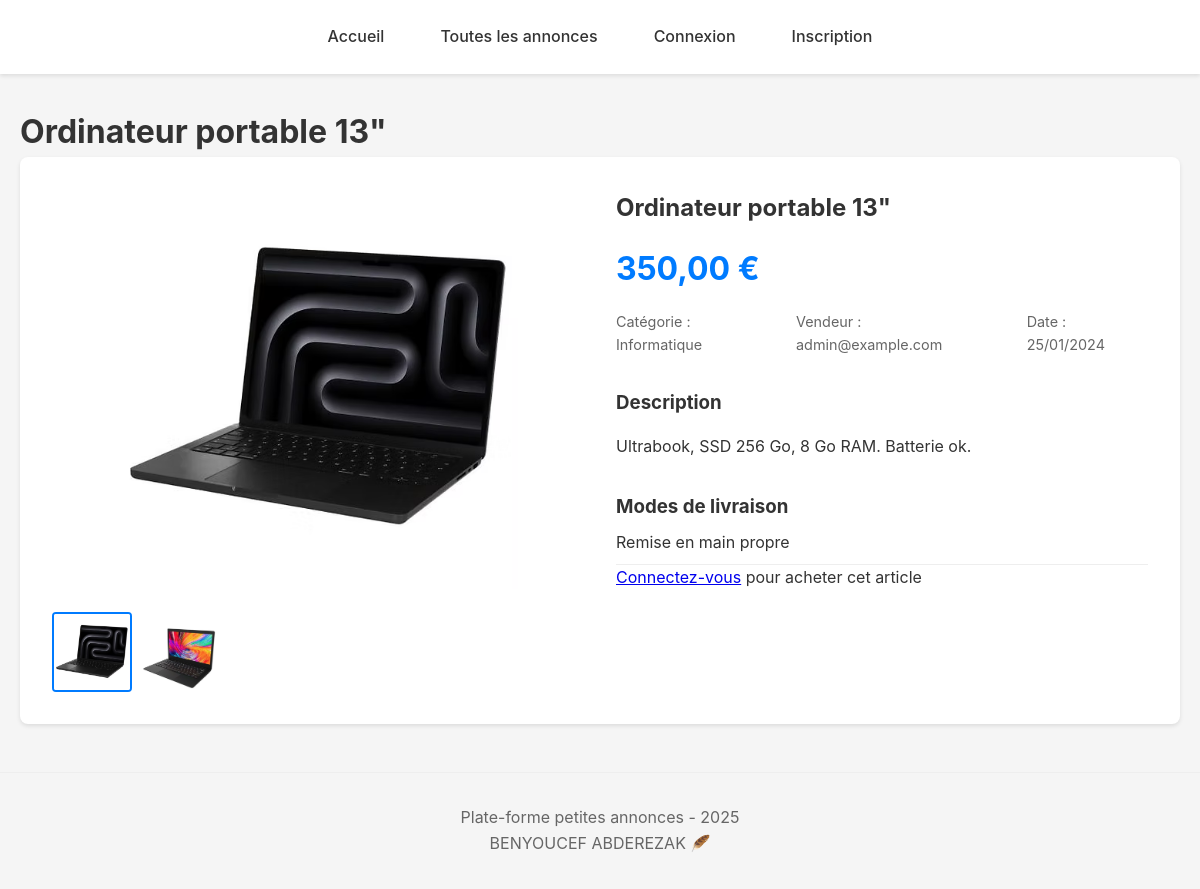
The app's page /site.php?id=ordi-003 with its own data.
### tables this page shows
CREATE TABLE annonces (
    id VARCHAR(100) PRIMARY KEY,
    title VARCHAR(100) NOT NULL,
    description TEXT NOT NULL,
    price INT NOT NULL,
    category_id VARCHAR(50) NOT NULL,
    seller_email VARCHAR(255) NOT NULL,
    photos JSON,
    delivery_modes JSON NOT NULL,
    created_date TIMESTAMP DEFAULT CURRENT_TIMESTAMP,
    sold BOOLEAN DEFAULT FALSE,

    CONSTRAINT fk_annonces_category FOREIGN KEY (category_id) REFERENCES categories(id) ON DELETE CASCADE,
    CONSTRAINT fk_annonces_seller   FOREIGN KEY (seller_email)  REFERENCES users(email)    ON DELETE CASCADE
);

CREATE TABLE categories (
    id VARCHAR(50) PRIMARY KEY,
    name VARCHAR(100) NOT NULL
);

CREATE TABLE users (
    email VARCHAR(255) PRIMARY KEY,
    password_hash VARCHAR(255) NOT NULL,
    role ENUM('user','admin') NOT NULL DEFAULT 'user',
    registration_date TIMESTAMP DEFAULT CURRENT_TIMESTAMP
);

### src/view/UserView.php (the view, shortened to what the rows shown need)
<?php
class UserView {
    protected $router;
    public function __construct($router){
        $this->router = $router;
    }
    public function renderAnnoncePage($annonce, $id, $category, $seller, $isLoggedIn){
        $html = "<div class='annonce-detail'>";
        $html .= "<div class='annonce-photos'>";
        $photos = $annonce->getPhotos();
        if (!empty($photos)) {
            $html .= "<div class='main-photo'>";
            $html .= "<img src='uploads/annonces/" . htmlspecialchars($photos[0]) . "' alt='" . htmlspecialchars($annonce->getTitle()) . "' id='mainPhoto'>";
            $html .= "</div>";
            if (count($photos) > 1){
                $html .= "<div class='thumbnails'>";
                foreach ($photos as $index => $photo) {
                    $active = $index === 0 ? 'active' : '';
                    $html .= "<img src='uploads/annonces/" . htmlspecialchars($photo) . "'
                            alt='Photo " . ($index + 1) . "'
                            class='thumbnail $active'
                            data-index='" . $index . "'
                            onclick='changeMainPhoto(this, \"" . htmlspecialchars($photo) . "\")'>";
                }
                $html .= "</div>";
            }
        } else {
            $html .= "<div class='no-photo'>Pas de photo disponible</div>";
        }
        $html .= "</div>";
        $html .= "<div class='annonce-info'>";
        $html .= "<h2>" . htmlspecialchars($annonce->getTitle()) . "</h2>";
        $html .= "<div class='price'>" . htmlspecialchars($annonce->getPriceFormatted()) . "</div>";
        $html .= "<div class='meta'>";
        $html .= "<span>Catégorie : " . htmlspecialchars($category ? $category->getName() : 'Inconnue') . "</span>";
        $html .= "<span>Vendeur : " . htmlspecialchars($seller ? $seller->getEmail() : 'Inconnu') . "</span>";
        $html .= "<span>Date : " . $annonce->getCreatedDate()->format('d/m/Y') . "</span>";
        $html .= "</div>";
        $html .= "<div class='description'>";
        $html .= "<h3>Description</h3>";
        $html .= "<p>" . nl2br(htmlspecialchars($annonce->getDescription())) . "</p>";
        $html .= "</div>";
        $html .= "<div class='delivery-modes'>";
        $html .= "<h3>Modes de livraison</h3>";
        $html .= "<ul>";
        foreach ($annonce->getDeliveryModes() as $mode) {
            $html .= "<li>" . htmlspecialchars($mode === 'poste' ? 'Envoi postal' : 'Remise en main propre') . "</li>";
        }
        $html .= "</ul>";
        $html .= "</div>";
        if($isLoggedIn && !$annonce->isSold()) {
            $html .= "<form action='" . $this->router->getPurchaseURL($id) . "' method='POST' class='purchase-form'>";
            $html .= "<select name='delivery_mode' required>";
            $html .= "<option value=''>Choisir un mode de livraison</option>";
            if (in_array('poste', $annonce->getDeliveryModes())) {
                $html .= "<option value='poste'>Envoi postal</option>";
            }
            if (in_array('remise', $annonce->getDeliveryModes())) {
                $html .= "<option value='remise'>Remise en main propre</option>";
            }
            $html .= "</select>";
            $html .= "<button type='submit' class='btn btn-primary'>Acheter maintenant</button>";
            $html .= "</form>";
        } elseif ($annonce->isSold()) {
            $html .= "<div class='sold-badge'>Vendu</div>";
        } else {
            $html .= "<p><a href='" . $this->router->getLoginURL() . "'>Connectez-vous</a> pour acheter cet article</p>";
        }
        $html .= "</div>";
        $html .= "</div>";
        $html .= "
        <script>
        function changeMainPhoto(thumbnail, photoSrc){
            const mainPhoto = document.getElementById('mainPhoto');
            if (mainPhoto){
                // on change la source de la photo principale
                mainPhoto.src = 'uploads/annonces/' + photoSrc;
                document.querySelectorAll('.thumbnail').forEach(thumb => {
                    thumb.classList.remove('active');
                });
                thumbnail.classList.add('active');
            }
        }
        </script>";
        return $html;
    }
}

### src/view/View.php (shortened to what the rows shown need)
<?php
require_once("UserView.php");
class View{
    public $title = '';
    public $content = '';
    protected $userView;
    public function __construct($router, $feedback = null){
        $this->userView = new UserView($router);
    }
    public function render() {
        echo "<!doctype html>\n<html lang='fr'><head><meta charset='utf-8'><meta name='viewport' content='width=device-width,initial-scale=1'>";
        echo "<link rel='stylesheet' href='src/css/style.css'>";
        echo "</head><body>";
        echo "<main class='container'>";
        echo "<h1>" . htmlspecialchars($this->title) . "</h1>";
        echo $this->content;
        echo "</main>";
        echo "</body></html>";
    }
    public function prepareAnnoncePage($annonce, $id, $category, $seller){
        $this->title = $annonce->getTitle();
        $this->content = $this->userView->renderAnnoncePage($annonce, $id, $category, $seller, isset($_SESSION['user']));
    }
}

### records on screen
annonces: title "Ordinateur portable 13\"", price "350,00 €", description "Ultrabook, SSD 256 Go, 8 Go RAM. Batterie ok."
categories: name "Informatique"
users: email "admin@example.com"

### other values on screen
$item['text'] "Accueil"
$item['text'] "Toutes les annonces"
$item['text'] "Connexion"
$item['text'] "Inscription"
$annonce->getCreatedDate()->format('d/m/Y') "25/01/2024"
$mode === 'poste' ? 'Envoi postal' : 'Remise en main propre' "Remise en main propre"
